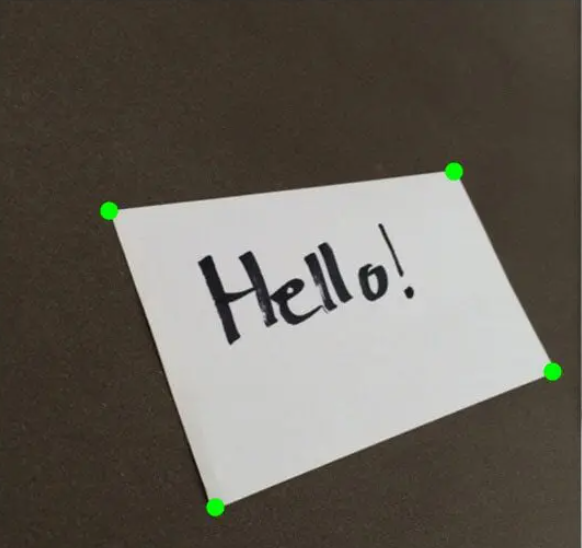
#> input picture DeepLearn/helloimg.png, 582 x 548 px
$ python measure.py --image helloimg.png --width 1.0   (Python 2 division)   (older library calls are emulated)
#> lines starting #> are read from the running program, lines starting #| are printed output that depends on the picture; after the words box and inside, x2 and y2 are one past the last pixel; in counts of white or black regions, pixels touching at a corner belong together
# import the necessary packages
from scipy.spatial import distance as dist
from imutils import perspective
from imutils import contours
import numpy as np
import argparse
import imutils
import cv2
def midpoint(ptA, ptB):
	return ((ptA[0] + ptB[0]) * 0.5, (ptA[1] + ptB[1]) * 0.5)
# construct the argument parse and parse the arguments
ap = argparse.ArgumentParser()
ap.add_argument("-i", "--image", required=True,
	help="path to the input image")
ap.add_argument("-w", "--width", type=float, required=True,
	help="width of the left-most object in the image (in inches)")
args = vars(ap.parse_args())

# load the image, convert it to grayscale, and blur it slightly
image = cv2.imread(args["image"])
#> image is the input picture: shape (548, 582, 3); mean B, G, R 88.7, 97.2, 102.3
gray = cv2.cvtColor(image, cv2.COLOR_BGR2GRAY)
gray = cv2.GaussianBlur(gray, (7, 7), 0)
# perform edge detection, then perform a dilation + erosion to
# close gaps in between object edges
edged = cv2.Canny(gray, 50, 100)
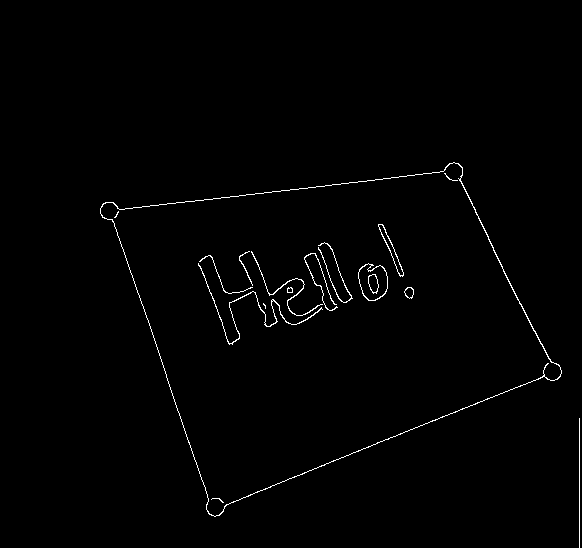
#> edged: shape (548, 582); 0.94% white in thin lines or dots, all inside (x1, y1, x2, y2) = (100, 162, 580, 548)
edged = cv2.dilate(edged, None, iterations=1)
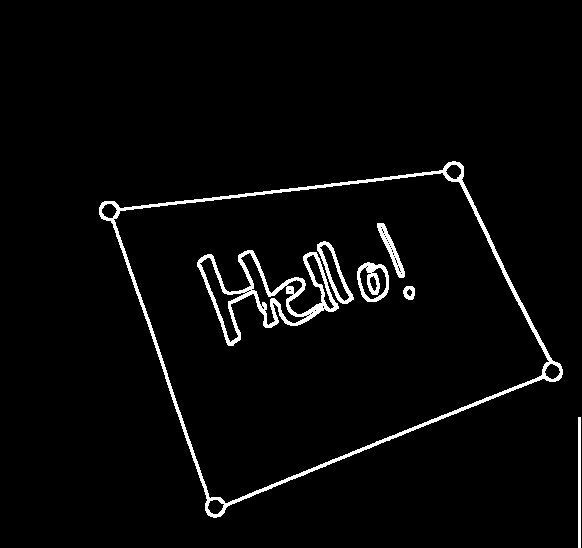
#> edged: shape (548, 582); 3.1% white; 7 white regions, largest, box (x1, y1, x2, y2) and area: (99, 161, 563, 518) 4945, (197, 250, 339, 346) 2857, (357, 262, 389, 302) 607
edged = cv2.erode(edged, None, iterations=1)
# find contours in the edge map
cnts = cv2.findContours(edged.copy(), cv2.RETR_EXTERNAL,
	cv2.CHAIN_APPROX_SIMPLE)
#> cnts = 2 contours, 1 with area under 20; largest, box (x1, y1, x2, y2) and area: (100, 162, 562, 517) 95774
cnts = imutils.grab_contours(cnts)
# sort the contours from left-to-right and, then initialize the
# distance colors and reference object
(cnts, _) = contours.sort_contours(cnts)
colors = ((0, 0, 255), (240, 0, 159), (0, 165, 255), (255, 255, 0),
	(255, 0, 255))
refObj = None

# loop over the contours individually
for c in cnts:
	# if the contour is not sufficiently large, ignore it
	if cv2.contourArea(c) < 100:
		continue
	# compute the rotated bounding box of the contour
	box = cv2.minAreaRect(c)
	box = cv2.cv.BoxPoints(box) if imutils.is_cv2() else cv2.boxPoints(box)
	box = np.array(box, dtype="int")
	# order the points in the contour such that they appear
	# in top-left, top-right, bottom-right, and bottom-left
	# order, then draw the outline of the rotated bounding
	# box
	box = perspective.order_points(box)
	# compute the center of the bounding box
	cX = np.average(box[:, 0])
	cY = np.average(box[:, 1])

    # if this is the first contour we are examining (i.e.,
	# the left-most contour), we presume this is the
	# reference object
    if refObj is None:
		# unpack the ordered bounding box, then compute the
		# midpoint between the top-left and top-right points,
		# followed by the midpoint between the top-right and
		# bottom-right
        (tl, tr, br, bl) = box
        (tlblX, tlblY) = midpoint(tl, bl)
        (trbrX, trbrY) = midpoint(tr, br)
		# compute the Euclidean distance between the midpoints,
		# then construct the reference object
    D = dist.euclidean((tlblX, tlblY), (trbrX, trbrY))
    refObj = (box, (cX, cY), D / args["width"])
    continue
#> this loop made 2 passes
#> (cX, cY, tl, tr, br, bl, tlblX, tlblY) on pass 1: (332.2, 296.8, [97, 204], [455, 76], [568, 389], [209, 518], 153, 361)
#> c on pass 2: [[579, 418], [579, 547]]

    # draw the contours on the image
orig = image.copy()
cv2.drawContours(orig, [box.astype("int")], -1, (0, 255, 0), 2)
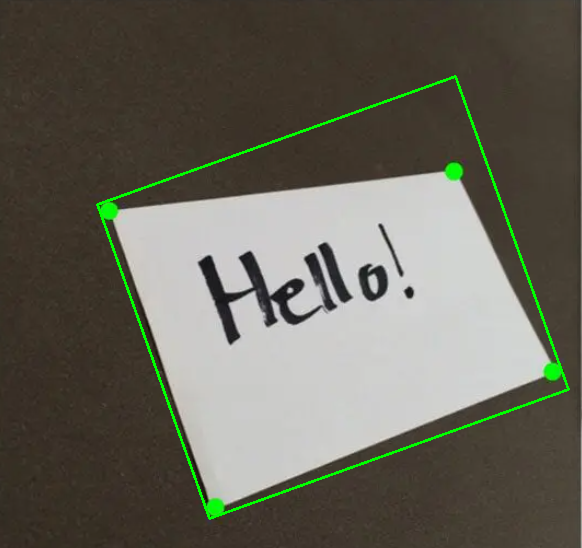
#> orig: shape (548, 582, 3); 1.21% of pixels changed, all inside (x1, y1, x2, y2) = (96, 75, 570, 520)
cv2.drawContours(orig, [refObj[0].astype("int")], -1, (0, 255, 0), 2)
# stack the reference coordinates and the object coordinates
# to include the object center
refCoords = np.vstack([refObj[0], refObj[1]])
#> refCoords = [[97, 204], [455, 76], [568, 389], [209, 518], [332.2, 296.8]]
objCoords = np.vstack([box, (cX, cY)])
#> objCoords has the same summary as refCoords

# loop over the original points
for ((xA, yA), (xB, yB), color) in zip(refCoords, objCoords, colors):
		# draw circles corresponding to the current points and
		# connect them with a line
		cv2.circle(orig, (int(xA), int(yA)), 5, color, -1)
		cv2.circle(orig, (int(xB), int(yB)), 5, color, -1)
		cv2.line(orig, (int(xA), int(yA)), (int(xB), int(yB)),
			color, 2)
		# compute the Euclidean distance between the coordinates,
		# and then convert the distance in pixels to distance in
		# units
		D = dist.euclidean((xA, yA), (xB, yB)) / refObj[2]
		(mX, mY) = midpoint((xA, yA), (xB, yB))
		cv2.putText(orig, "{:.1f}in".format(D), (int(mX), int(mY - 10)),
			cv2.FONT_HERSHEY_SIMPLEX, 0.55, color, 2)
		# show the output image
		cv2.imshow("Image", orig)
		cv2.waitKey(0)
#> this loop made 5 passes
#> (xA, yA, xB, yB, color, mX, mY) on passes 1 to 5: (97, 204, 97, 204, (0, 0, 255), 97, 204), (455, 76, 455, 76, (240, 0, 159), 455, 76), (568, 389, 568, 389, (0, 165, 255), 568, 389), (209, 518, 209, 518, (255, 255, 0), 209, 518), (332.2, 296.8, 332.2, 296.8, (255, 0, 255), 332.2, 296.8)
#> pass 1, `cv2.imshow("Image", orig)`:
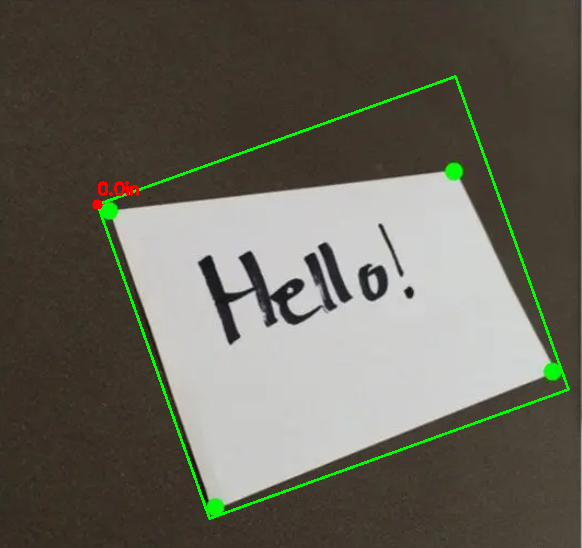
#> window 'Image': shape (548, 582, 3); mean B, G, R 88.1, 99.5, 101.8
#> pass 2, `cv2.imshow("Image", orig)`:
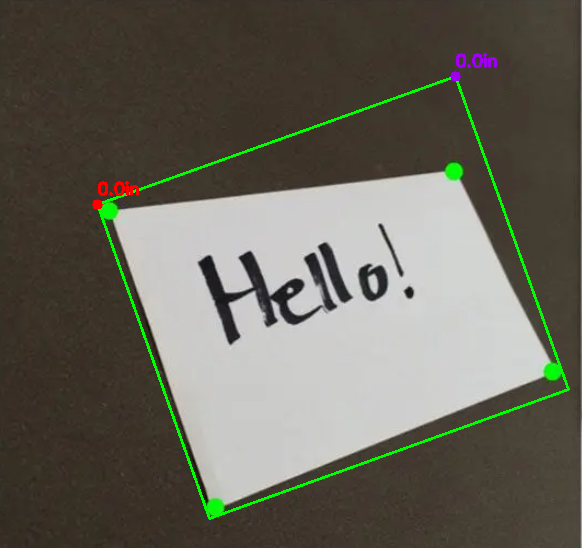
#> window 'Image': shape (548, 582, 3); mean B, G, R 88.4, 99.4, 101.9
#> after the loop:
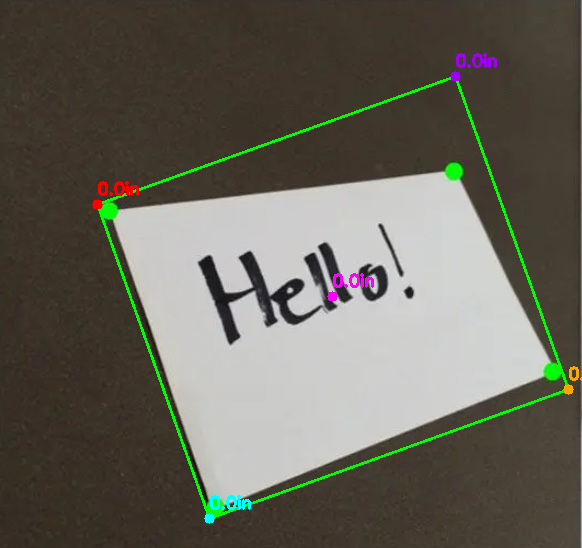
#> orig: shape (548, 582, 3); 0.55% of pixels changed, all inside (x1, y1, x2, y2) = (92, 53, 582, 524)
